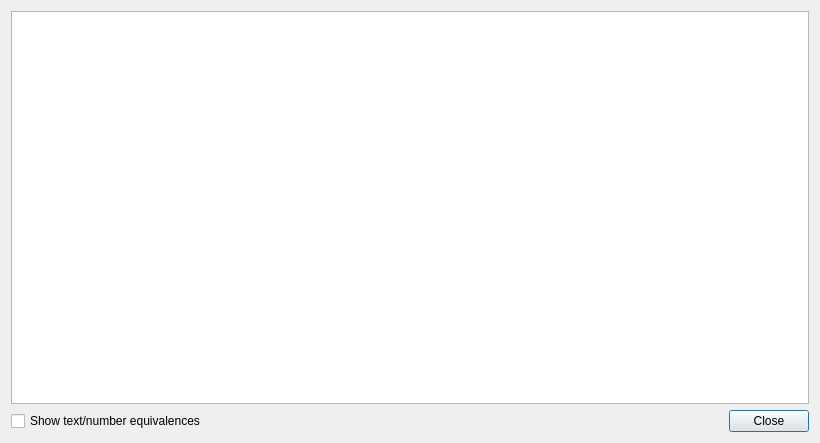
<?xml version="1.0" encoding="UTF-8"?>
<ui version="4.0">
 <class>DialogShowData</class>
 <widget class="QDialog" name="DialogShowData">
  <property name="windowModality">
   <enum>Qt::NonModal</enum>
  </property>
  <property name="geometry">
   <rect>
    <x>0</x>
    <y>0</y>
    <width>820</width>
    <height>443</height>
   </rect>
  </property>
  <property name="windowTitle">
   <string>Dialog</string>
  </property>
  <property name="modal">
   <bool>true</bool>
  </property>
  <layout class="QGridLayout" name="gridLayout">
   <item row="1" column="1">
    <spacer name="horizontalSpacer">
     <property name="orientation">
      <enum>Qt::Horizontal</enum>
     </property>
     <property name="sizeHint" stdset="0">
      <size>
       <width>40</width>
       <height>20</height>
      </size>
     </property>
    </spacer>
   </item>
   <item row="1" column="2">
    <widget class="QPushButton" name="pushButton">
     <property name="text">
      <string>Close</string>
     </property>
    </widget>
   </item>
   <item row="0" column="0" colspan="3">
    <widget class="QTableWidget" name="table_data"/>
   </item>
   <item row="1" column="0">
    <widget class="QCheckBox" name="checkBox_2">
     <property name="text">
      <string>Show text/number equivalences</string>
     </property>
    </widget>
   </item>
  </layout>
 </widget>
 <resources/>
 <connections>
  <connection>
   <sender>pushButton</sender>
   <signal>clicked()</signal>
   <receiver>DialogShowData</receiver>
   <slot>close()</slot>
   <hints>
    <hint type="sourcelabel">
     <x>783</x>
     <y>427</y>
    </hint>
    <hint type="destinationlabel">
     <x>815</x>
     <y>366</y>
    </hint>
   </hints>
  </connection>
 </connections>
</ui>
